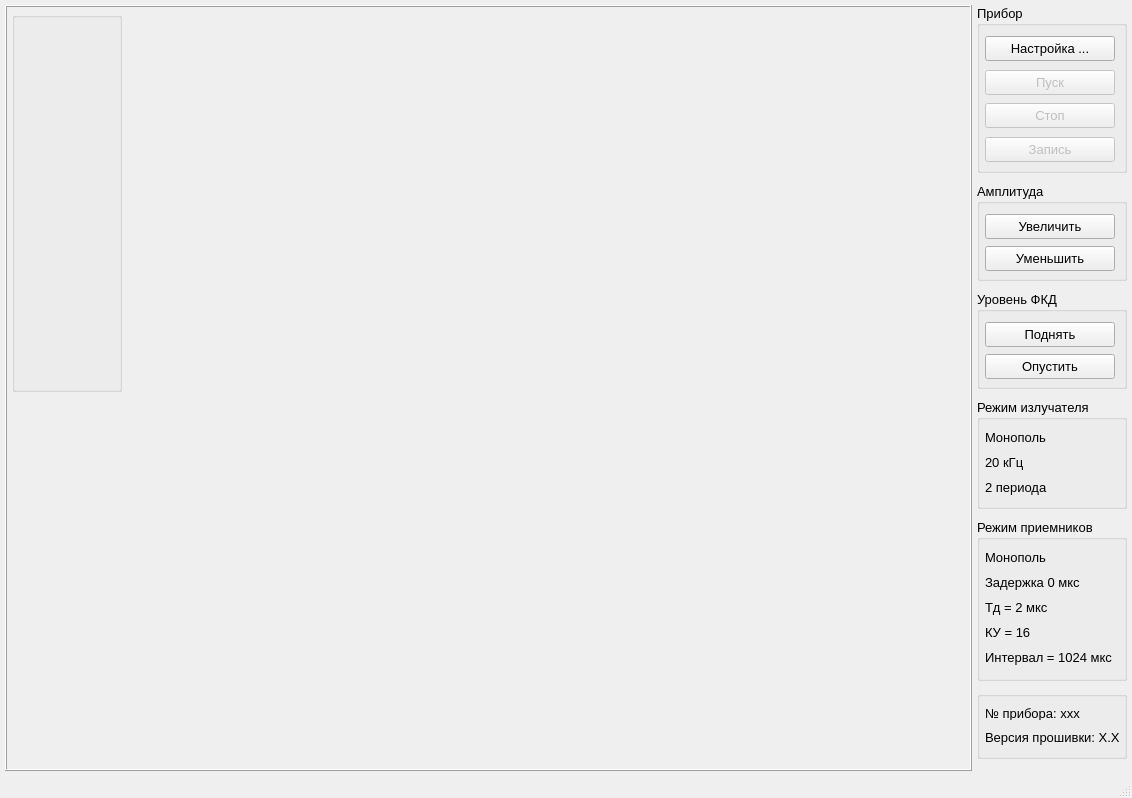
<?xml version="1.0" encoding="UTF-8"?>
<ui version="4.0">
 <class>MainWindow</class>
 <widget class="QMainWindow" name="MainWindow">
  <property name="geometry">
   <rect>
    <x>0</x>
    <y>0</y>
    <width>1132</width>
    <height>798</height>
   </rect>
  </property>
  <property name="sizePolicy">
   <sizepolicy hsizetype="Expanding" vsizetype="Expanding">
    <horstretch>0</horstretch>
    <verstretch>0</verstretch>
   </sizepolicy>
  </property>
  <property name="minimumSize">
   <size>
    <width>1132</width>
    <height>798</height>
   </size>
  </property>
  <property name="font">
   <font>
    <pointsize>10</pointsize>
   </font>
  </property>
  <property name="windowTitle">
   <string>Программа регистрации АКП-76</string>
  </property>
  <property name="windowIcon">
   <iconset resource="app_resources.qrc">
    <normaloff>:/icons/images/TNG.ico</normaloff>:/icons/images/TNG.ico</iconset>
  </property>
  <widget class="QWidget" name="centralWidget">
   <layout class="QHBoxLayout" name="horizontalLayout_2">
    <property name="spacing">
     <number>5</number>
    </property>
    <property name="leftMargin">
     <number>5</number>
    </property>
    <property name="topMargin">
     <number>5</number>
    </property>
    <property name="rightMargin">
     <number>5</number>
    </property>
    <property name="bottomMargin">
     <number>5</number>
    </property>
    <item>
     <widget class="QFrame" name="frame">
      <property name="sizePolicy">
       <sizepolicy hsizetype="Expanding" vsizetype="Expanding">
        <horstretch>0</horstretch>
        <verstretch>0</verstretch>
       </sizepolicy>
      </property>
      <property name="minimumSize">
       <size>
        <width>0</width>
        <height>385</height>
       </size>
      </property>
      <property name="maximumSize">
       <size>
        <width>16777215</width>
        <height>16777215</height>
       </size>
      </property>
      <property name="frameShape">
       <enum>QFrame::Box</enum>
      </property>
      <property name="frameShadow">
       <enum>QFrame::Raised</enum>
      </property>
      <layout class="QVBoxLayout" name="verticalLayout_13">
       <property name="spacing">
        <number>5</number>
       </property>
       <property name="leftMargin">
        <number>5</number>
       </property>
       <property name="topMargin">
        <number>5</number>
       </property>
       <property name="rightMargin">
        <number>5</number>
       </property>
       <property name="bottomMargin">
        <number>5</number>
       </property>
       <item>
        <layout class="QHBoxLayout" name="horizontalLayout_VK">
         <property name="spacing">
          <number>5</number>
         </property>
         <item>
          <widget class="QGroupBox" name="groupBox">
           <property name="sizePolicy">
            <sizepolicy hsizetype="Fixed" vsizetype="Fixed">
             <horstretch>0</horstretch>
             <verstretch>0</verstretch>
            </sizepolicy>
           </property>
           <property name="minimumSize">
            <size>
             <width>110</width>
             <height>380</height>
            </size>
           </property>
           <property name="maximumSize">
            <size>
             <width>110</width>
             <height>381</height>
            </size>
           </property>
           <property name="font">
            <font>
             <pointsize>10</pointsize>
             <weight>50</weight>
             <italic>false</italic>
             <bold>false</bold>
             <kerning>true</kerning>
            </font>
           </property>
           <property name="title">
            <string/>
           </property>
           <property name="alignment">
            <set>Qt::AlignCenter</set>
           </property>
           <layout class="QVBoxLayout" name="verticalLayout">
            <property name="spacing">
             <number>5</number>
            </property>
            <property name="leftMargin">
             <number>25</number>
            </property>
            <property name="topMargin">
             <number>10</number>
            </property>
            <property name="rightMargin">
             <number>5</number>
            </property>
            <property name="bottomMargin">
             <number>5</number>
            </property>
           </layout>
          </widget>
         </item>
         <item>
          <widget class="QWidget" name="widget_VK1" native="true">
           <property name="sizePolicy">
            <sizepolicy hsizetype="Expanding" vsizetype="Fixed">
             <horstretch>0</horstretch>
             <verstretch>0</verstretch>
            </sizepolicy>
           </property>
           <property name="minimumSize">
            <size>
             <width>415</width>
             <height>380</height>
            </size>
           </property>
           <layout class="QHBoxLayout" name="horizontalLayout_VK1">
            <property name="spacing">
             <number>0</number>
            </property>
            <property name="leftMargin">
             <number>0</number>
            </property>
            <property name="topMargin">
             <number>0</number>
            </property>
            <property name="rightMargin">
             <number>0</number>
            </property>
            <property name="bottomMargin">
             <number>0</number>
            </property>
           </layout>
          </widget>
         </item>
         <item>
          <widget class="QWidget" name="widget_VK2" native="true">
           <property name="sizePolicy">
            <sizepolicy hsizetype="Expanding" vsizetype="Fixed">
             <horstretch>0</horstretch>
             <verstretch>0</verstretch>
            </sizepolicy>
           </property>
           <property name="minimumSize">
            <size>
             <width>414</width>
             <height>380</height>
            </size>
           </property>
           <layout class="QHBoxLayout" name="horizontalLayout_VK2">
            <property name="spacing">
             <number>0</number>
            </property>
            <property name="leftMargin">
             <number>0</number>
            </property>
            <property name="topMargin">
             <number>0</number>
            </property>
            <property name="rightMargin">
             <number>0</number>
            </property>
            <property name="bottomMargin">
             <number>0</number>
            </property>
           </layout>
          </widget>
         </item>
        </layout>
       </item>
       <item>
        <layout class="QHBoxLayout" name="horizontalLayout_FKD">
         <property name="spacing">
          <number>5</number>
         </property>
         <item>
          <widget class="QWidget" name="widget_dept" native="true">
           <property name="sizePolicy">
            <sizepolicy hsizetype="Fixed" vsizetype="Expanding">
             <horstretch>0</horstretch>
             <verstretch>0</verstretch>
            </sizepolicy>
           </property>
           <property name="minimumSize">
            <size>
             <width>95</width>
             <height>150</height>
            </size>
           </property>
           <property name="maximumSize">
            <size>
             <width>95</width>
             <height>16777215</height>
            </size>
           </property>
           <layout class="QVBoxLayout" name="verticalLayout_dept_col">
            <property name="spacing">
             <number>0</number>
            </property>
            <property name="leftMargin">
             <number>0</number>
            </property>
            <property name="topMargin">
             <number>0</number>
            </property>
            <property name="rightMargin">
             <number>0</number>
            </property>
            <property name="bottomMargin">
             <number>0</number>
            </property>
           </layout>
          </widget>
         </item>
         <item>
          <widget class="QWidget" name="widget_ml" native="true">
           <property name="sizePolicy">
            <sizepolicy hsizetype="Fixed" vsizetype="Expanding">
             <horstretch>0</horstretch>
             <verstretch>0</verstretch>
            </sizepolicy>
           </property>
           <property name="minimumSize">
            <size>
             <width>10</width>
             <height>150</height>
            </size>
           </property>
           <property name="maximumSize">
            <size>
             <width>10</width>
             <height>16777215</height>
            </size>
           </property>
           <layout class="QVBoxLayout" name="verticalLayout_ML">
            <property name="spacing">
             <number>0</number>
            </property>
            <property name="leftMargin">
             <number>0</number>
            </property>
            <property name="topMargin">
             <number>0</number>
            </property>
            <property name="rightMargin">
             <number>0</number>
            </property>
            <property name="bottomMargin">
             <number>0</number>
            </property>
           </layout>
          </widget>
         </item>
         <item>
          <widget class="QWidget" name="widget_VK1_FKD" native="true">
           <property name="sizePolicy">
            <sizepolicy hsizetype="Expanding" vsizetype="Expanding">
             <horstretch>0</horstretch>
             <verstretch>0</verstretch>
            </sizepolicy>
           </property>
           <property name="minimumSize">
            <size>
             <width>415</width>
             <height>150</height>
            </size>
           </property>
           <layout class="QVBoxLayout" name="verticalLayout_VK1_FKD">
            <property name="spacing">
             <number>0</number>
            </property>
            <property name="leftMargin">
             <number>0</number>
            </property>
            <property name="topMargin">
             <number>0</number>
            </property>
            <property name="rightMargin">
             <number>0</number>
            </property>
            <property name="bottomMargin">
             <number>0</number>
            </property>
           </layout>
          </widget>
         </item>
         <item>
          <widget class="QWidget" name="widget_VK2_FKD" native="true">
           <property name="sizePolicy">
            <sizepolicy hsizetype="Expanding" vsizetype="Expanding">
             <horstretch>0</horstretch>
             <verstretch>0</verstretch>
            </sizepolicy>
           </property>
           <property name="minimumSize">
            <size>
             <width>414</width>
             <height>150</height>
            </size>
           </property>
           <layout class="QVBoxLayout" name="verticalLayout_VK2_FKD">
            <property name="spacing">
             <number>0</number>
            </property>
            <property name="leftMargin">
             <number>0</number>
            </property>
            <property name="topMargin">
             <number>0</number>
            </property>
            <property name="rightMargin">
             <number>0</number>
            </property>
            <property name="bottomMargin">
             <number>0</number>
            </property>
           </layout>
          </widget>
         </item>
        </layout>
       </item>
      </layout>
     </widget>
    </item>
    <item>
     <layout class="QVBoxLayout" name="verticalLayout_Tool">
      <property name="spacing">
       <number>10</number>
      </property>
      <item>
       <widget class="QGroupBox" name="groupBox_Tool_Ctrl">
        <property name="sizePolicy">
         <sizepolicy hsizetype="Fixed" vsizetype="Fixed">
          <horstretch>0</horstretch>
          <verstretch>0</verstretch>
         </sizepolicy>
        </property>
        <property name="minimumSize">
         <size>
          <width>150</width>
          <height>168</height>
         </size>
        </property>
        <property name="maximumSize">
         <size>
          <width>150</width>
          <height>168</height>
         </size>
        </property>
        <property name="title">
         <string>Прибор</string>
        </property>
        <layout class="QVBoxLayout" name="verticalLayout_8">
         <property name="spacing">
          <number>10</number>
         </property>
         <property name="leftMargin">
          <number>5</number>
         </property>
         <property name="topMargin">
          <number>10</number>
         </property>
         <property name="rightMargin">
          <number>5</number>
         </property>
         <property name="bottomMargin">
          <number>10</number>
         </property>
         <item>
          <widget class="QPushButton" name="pushButton_Settings">
           <property name="sizePolicy">
            <sizepolicy hsizetype="Fixed" vsizetype="Fixed">
             <horstretch>0</horstretch>
             <verstretch>0</verstretch>
            </sizepolicy>
           </property>
           <property name="minimumSize">
            <size>
             <width>130</width>
             <height>25</height>
            </size>
           </property>
           <property name="maximumSize">
            <size>
             <width>16777215</width>
             <height>25</height>
            </size>
           </property>
           <property name="text">
            <string>Настройка ...</string>
           </property>
          </widget>
         </item>
         <item>
          <widget class="QPushButton" name="pushButton_Start">
           <property name="enabled">
            <bool>false</bool>
           </property>
           <property name="sizePolicy">
            <sizepolicy hsizetype="Fixed" vsizetype="Fixed">
             <horstretch>0</horstretch>
             <verstretch>0</verstretch>
            </sizepolicy>
           </property>
           <property name="minimumSize">
            <size>
             <width>130</width>
             <height>25</height>
            </size>
           </property>
           <property name="text">
            <string>Пуск</string>
           </property>
          </widget>
         </item>
         <item>
          <widget class="QPushButton" name="pushButton_Stop">
           <property name="enabled">
            <bool>false</bool>
           </property>
           <property name="sizePolicy">
            <sizepolicy hsizetype="Fixed" vsizetype="Fixed">
             <horstretch>0</horstretch>
             <verstretch>0</verstretch>
            </sizepolicy>
           </property>
           <property name="minimumSize">
            <size>
             <width>130</width>
             <height>25</height>
            </size>
           </property>
           <property name="text">
            <string>Стоп</string>
           </property>
          </widget>
         </item>
         <item>
          <widget class="QPushButton" name="pushButton_Record">
           <property name="enabled">
            <bool>false</bool>
           </property>
           <property name="sizePolicy">
            <sizepolicy hsizetype="Fixed" vsizetype="Fixed">
             <horstretch>0</horstretch>
             <verstretch>0</verstretch>
            </sizepolicy>
           </property>
           <property name="minimumSize">
            <size>
             <width>130</width>
             <height>25</height>
            </size>
           </property>
           <property name="text">
            <string>Запись</string>
           </property>
          </widget>
         </item>
        </layout>
       </widget>
      </item>
      <item>
       <widget class="QGroupBox" name="groupBox_Ampl_Ctrl">
        <property name="sizePolicy">
         <sizepolicy hsizetype="Fixed" vsizetype="Fixed">
          <horstretch>0</horstretch>
          <verstretch>0</verstretch>
         </sizepolicy>
        </property>
        <property name="minimumSize">
         <size>
          <width>150</width>
          <height>98</height>
         </size>
        </property>
        <property name="maximumSize">
         <size>
          <width>150</width>
          <height>98</height>
         </size>
        </property>
        <property name="title">
         <string>Амплитуда</string>
        </property>
        <layout class="QVBoxLayout" name="verticalLayout_9">
         <property name="spacing">
          <number>10</number>
         </property>
         <property name="leftMargin">
          <number>5</number>
         </property>
         <property name="topMargin">
          <number>10</number>
         </property>
         <property name="rightMargin">
          <number>5</number>
         </property>
         <property name="bottomMargin">
          <number>10</number>
         </property>
         <item>
          <widget class="QPushButton" name="pushButton_incAmpl">
           <property name="sizePolicy">
            <sizepolicy hsizetype="Fixed" vsizetype="Fixed">
             <horstretch>0</horstretch>
             <verstretch>0</verstretch>
            </sizepolicy>
           </property>
           <property name="minimumSize">
            <size>
             <width>130</width>
             <height>25</height>
            </size>
           </property>
           <property name="text">
            <string>Увеличить</string>
           </property>
          </widget>
         </item>
         <item>
          <widget class="QPushButton" name="pushButton_decAmpl">
           <property name="sizePolicy">
            <sizepolicy hsizetype="Fixed" vsizetype="Fixed">
             <horstretch>0</horstretch>
             <verstretch>0</verstretch>
            </sizepolicy>
           </property>
           <property name="minimumSize">
            <size>
             <width>130</width>
             <height>25</height>
            </size>
           </property>
           <property name="text">
            <string>Уменьшить</string>
           </property>
          </widget>
         </item>
        </layout>
       </widget>
      </item>
      <item>
       <widget class="QGroupBox" name="groupBox_FKD_Ctrl">
        <property name="sizePolicy">
         <sizepolicy hsizetype="Fixed" vsizetype="Fixed">
          <horstretch>0</horstretch>
          <verstretch>0</verstretch>
         </sizepolicy>
        </property>
        <property name="minimumSize">
         <size>
          <width>150</width>
          <height>98</height>
         </size>
        </property>
        <property name="maximumSize">
         <size>
          <width>150</width>
          <height>98</height>
         </size>
        </property>
        <property name="title">
         <string>Уровень ФКД</string>
        </property>
        <layout class="QVBoxLayout" name="verticalLayout_10">
         <property name="spacing">
          <number>10</number>
         </property>
         <property name="leftMargin">
          <number>5</number>
         </property>
         <property name="topMargin">
          <number>10</number>
         </property>
         <property name="rightMargin">
          <number>5</number>
         </property>
         <property name="bottomMargin">
          <number>10</number>
         </property>
         <item>
          <widget class="QPushButton" name="pushButton_upFKD">
           <property name="sizePolicy">
            <sizepolicy hsizetype="Fixed" vsizetype="Fixed">
             <horstretch>0</horstretch>
             <verstretch>0</verstretch>
            </sizepolicy>
           </property>
           <property name="minimumSize">
            <size>
             <width>130</width>
             <height>25</height>
            </size>
           </property>
           <property name="text">
            <string>Поднять</string>
           </property>
          </widget>
         </item>
         <item>
          <widget class="QPushButton" name="pushButton_downFKD">
           <property name="sizePolicy">
            <sizepolicy hsizetype="Fixed" vsizetype="Fixed">
             <horstretch>0</horstretch>
             <verstretch>0</verstretch>
            </sizepolicy>
           </property>
           <property name="minimumSize">
            <size>
             <width>130</width>
             <height>25</height>
            </size>
           </property>
           <property name="text">
            <string>Опустить</string>
           </property>
          </widget>
         </item>
        </layout>
       </widget>
      </item>
      <item>
       <widget class="QGroupBox" name="groupBox_Tool_Izl_Info">
        <property name="sizePolicy">
         <sizepolicy hsizetype="Fixed" vsizetype="Fixed">
          <horstretch>0</horstretch>
          <verstretch>0</verstretch>
         </sizepolicy>
        </property>
        <property name="minimumSize">
         <size>
          <width>150</width>
          <height>110</height>
         </size>
        </property>
        <property name="maximumSize">
         <size>
          <width>150</width>
          <height>110</height>
         </size>
        </property>
        <property name="title">
         <string>Режим излучателя</string>
        </property>
        <layout class="QVBoxLayout" name="verticalLayout_11">
         <property name="spacing">
          <number>10</number>
         </property>
         <property name="leftMargin">
          <number>5</number>
         </property>
         <property name="topMargin">
          <number>10</number>
         </property>
         <property name="rightMargin">
          <number>5</number>
         </property>
         <property name="bottomMargin">
          <number>10</number>
         </property>
         <item>
          <widget class="QLabel" name="label_IZLtype">
           <property name="text">
            <string>Монополь</string>
           </property>
          </widget>
         </item>
         <item>
          <widget class="QLabel" name="label_IZLfreq">
           <property name="text">
            <string>20 кГц</string>
           </property>
          </widget>
         </item>
         <item>
          <widget class="QLabel" name="label_IZLnum">
           <property name="text">
            <string>2 периода</string>
           </property>
          </widget>
         </item>
         <item>
          <spacer name="verticalSpacer_2">
           <property name="orientation">
            <enum>Qt::Vertical</enum>
           </property>
           <property name="sizeHint" stdset="0">
            <size>
             <width>20</width>
             <height>5</height>
            </size>
           </property>
          </spacer>
         </item>
        </layout>
        <zorder>label_IZLtype</zorder>
        <zorder>label_IZLnum</zorder>
        <zorder>label_IZLfreq</zorder>
        <zorder>verticalSpacer_2</zorder>
       </widget>
      </item>
      <item>
       <widget class="QGroupBox" name="groupBox_Tool_Rx_Info">
        <property name="sizePolicy">
         <sizepolicy hsizetype="Fixed" vsizetype="Fixed">
          <horstretch>0</horstretch>
          <verstretch>0</verstretch>
         </sizepolicy>
        </property>
        <property name="minimumSize">
         <size>
          <width>150</width>
          <height>162</height>
         </size>
        </property>
        <property name="maximumSize">
         <size>
          <width>150</width>
          <height>162</height>
         </size>
        </property>
        <property name="title">
         <string>Режим приемников</string>
        </property>
        <layout class="QVBoxLayout" name="verticalLayout_12">
         <property name="spacing">
          <number>10</number>
         </property>
         <property name="leftMargin">
          <number>5</number>
         </property>
         <property name="topMargin">
          <number>10</number>
         </property>
         <property name="rightMargin">
          <number>5</number>
         </property>
         <property name="bottomMargin">
          <number>10</number>
         </property>
         <item>
          <widget class="QLabel" name="label_RXtype">
           <property name="text">
            <string>Монополь</string>
           </property>
          </widget>
         </item>
         <item>
          <widget class="QLabel" name="label_RXdelay">
           <property name="text">
            <string>Задержка 0 мкс</string>
           </property>
          </widget>
         </item>
         <item>
          <widget class="QLabel" name="label_RXtd">
           <property name="text">
            <string>Тд = 2 мкс</string>
           </property>
          </widget>
         </item>
         <item>
          <widget class="QLabel" name="label_RXku">
           <property name="text">
            <string>КУ = 16</string>
           </property>
          </widget>
         </item>
         <item>
          <widget class="QLabel" name="label_TimeOfMeserment">
           <property name="text">
            <string>Интервал = 1024 мкс</string>
           </property>
          </widget>
         </item>
         <item>
          <spacer name="verticalSpacer_3">
           <property name="orientation">
            <enum>Qt::Vertical</enum>
           </property>
           <property name="sizeHint" stdset="0">
            <size>
             <width>20</width>
             <height>5</height>
            </size>
           </property>
          </spacer>
         </item>
        </layout>
        <zorder>label_RXtd</zorder>
        <zorder>label_RXku</zorder>
        <zorder>label_RXdelay</zorder>
        <zorder>label_RXtype</zorder>
        <zorder>label_TimeOfMeserment</zorder>
        <zorder>verticalSpacer_3</zorder>
       </widget>
      </item>
      <item>
       <widget class="QGroupBox" name="groupBox_Tool_Info">
        <property name="sizePolicy">
         <sizepolicy hsizetype="Fixed" vsizetype="Fixed">
          <horstretch>0</horstretch>
          <verstretch>0</verstretch>
         </sizepolicy>
        </property>
        <property name="minimumSize">
         <size>
          <width>150</width>
          <height>68</height>
         </size>
        </property>
        <property name="maximumSize">
         <size>
          <width>150</width>
          <height>68</height>
         </size>
        </property>
        <property name="title">
         <string/>
        </property>
        <layout class="QVBoxLayout" name="verticalLayout_2">
         <property name="spacing">
          <number>10</number>
         </property>
         <property name="leftMargin">
          <number>5</number>
         </property>
         <property name="topMargin">
          <number>10</number>
         </property>
         <property name="rightMargin">
          <number>5</number>
         </property>
         <property name="bottomMargin">
          <number>10</number>
         </property>
         <item>
          <widget class="QLabel" name="label_ToolNo">
           <property name="sizePolicy">
            <sizepolicy hsizetype="Preferred" vsizetype="Preferred">
             <horstretch>0</horstretch>
             <verstretch>0</verstretch>
            </sizepolicy>
           </property>
           <property name="maximumSize">
            <size>
             <width>138</width>
             <height>13</height>
            </size>
           </property>
           <property name="text">
            <string>№ прибора: ххх</string>
           </property>
          </widget>
         </item>
         <item>
          <widget class="QLabel" name="label_SoftVer">
           <property name="text">
            <string>Версия прошивки: Х.Х</string>
           </property>
          </widget>
         </item>
         <item>
          <spacer name="verticalSpacer_4">
           <property name="orientation">
            <enum>Qt::Vertical</enum>
           </property>
           <property name="sizeHint" stdset="0">
            <size>
             <width>20</width>
             <height>5</height>
            </size>
           </property>
          </spacer>
         </item>
        </layout>
       </widget>
      </item>
      <item>
       <spacer name="verticalSpacer">
        <property name="orientation">
         <enum>Qt::Vertical</enum>
        </property>
        <property name="sizeHint" stdset="0">
         <size>
          <width>20</width>
          <height>40</height>
         </size>
        </property>
       </spacer>
      </item>
     </layout>
    </item>
   </layout>
  </widget>
  <widget class="QStatusBar" name="statusBar">
   <property name="statusTip">
    <string/>
   </property>
  </widget>
 </widget>
 <layoutdefault spacing="6" margin="11"/>
 <resources>
  <include location="app_resources.qrc"/>
 </resources>
 <connections/>
</ui>
